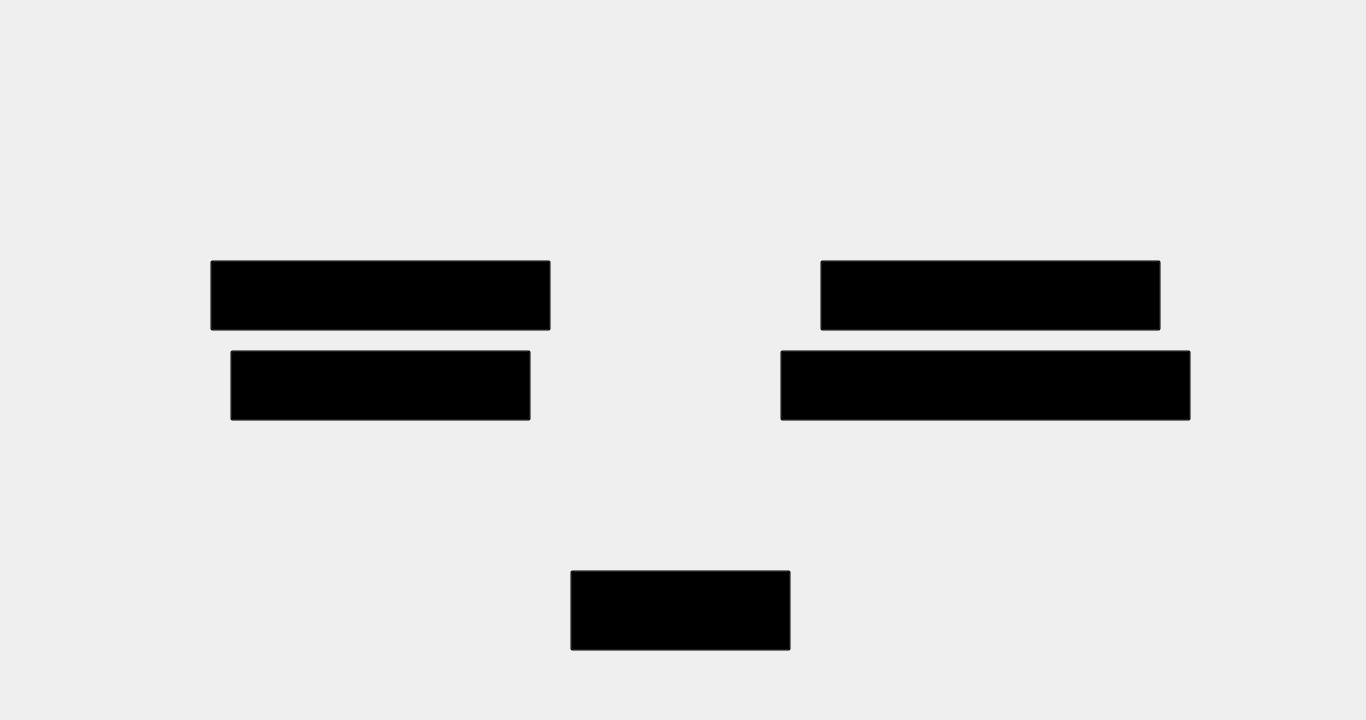
<?xml version="1.0" encoding="UTF-8"?>
<ui version="4.0">
 <class>MainWindow</class>
 <widget class="QMainWindow" name="MainWindow">
  <property name="geometry">
   <rect>
    <x>0</x>
    <y>0</y>
    <width>1366</width>
    <height>720</height>
   </rect>
  </property>
  <property name="windowTitle">
   <string>MainWindow</string>
  </property>
  <widget class="QWidget" name="centralwidget">
   <widget class="QLabel" name="label">
    <property name="geometry">
     <rect>
      <x>0</x>
      <y>0</y>
      <width>1371</width>
      <height>721</height>
     </rect>
    </property>
    <property name="text">
     <string/>
    </property>
    <property name="pixmap">
     <pixmap>../../design/edit to 1366 x 720/background.jpg</pixmap>
    </property>
   </widget>
   <widget class="QLabel" name="label_2">
    <property name="geometry">
     <rect>
      <x>0</x>
      <y>0</y>
      <width>1361</width>
      <height>721</height>
     </rect>
    </property>
    <property name="text">
     <string/>
    </property>
    <property name="pixmap">
     <pixmap>showinfo.png</pixmap>
    </property>
   </widget>
   <widget class="QPushButton" name="pushButton">
    <property name="geometry">
     <rect>
      <x>210</x>
      <y>260</y>
      <width>341</width>
      <height>71</height>
     </rect>
    </property>
    <property name="styleSheet">
     <string notr="true">background: transparent;</string>
    </property>
    <property name="text">
     <string/>
    </property>
   </widget>
   <widget class="QPushButton" name="pushButton_2">
    <property name="geometry">
     <rect>
      <x>230</x>
      <y>350</y>
      <width>301</width>
      <height>71</height>
     </rect>
    </property>
    <property name="styleSheet">
     <string notr="true">background: transparent;</string>
    </property>
    <property name="text">
     <string/>
    </property>
   </widget>
   <widget class="QPushButton" name="pushButton_3">
    <property name="geometry">
     <rect>
      <x>820</x>
      <y>260</y>
      <width>341</width>
      <height>71</height>
     </rect>
    </property>
    <property name="styleSheet">
     <string notr="true">background: transparent;</string>
    </property>
    <property name="text">
     <string/>
    </property>
   </widget>
   <widget class="QPushButton" name="pushButton_4">
    <property name="geometry">
     <rect>
      <x>780</x>
      <y>350</y>
      <width>411</width>
      <height>71</height>
     </rect>
    </property>
    <property name="styleSheet">
     <string notr="true">background: transparent;</string>
    </property>
    <property name="text">
     <string/>
    </property>
   </widget>
   <widget class="QPushButton" name="pushButton_5">
    <property name="geometry">
     <rect>
      <x>570</x>
      <y>570</y>
      <width>221</width>
      <height>81</height>
     </rect>
    </property>
    <property name="styleSheet">
     <string notr="true">background: transparent;</string>
    </property>
    <property name="text">
     <string/>
    </property>
   </widget>
  </widget>
 </widget>
 <resources/>
 <connections/>
</ui>
